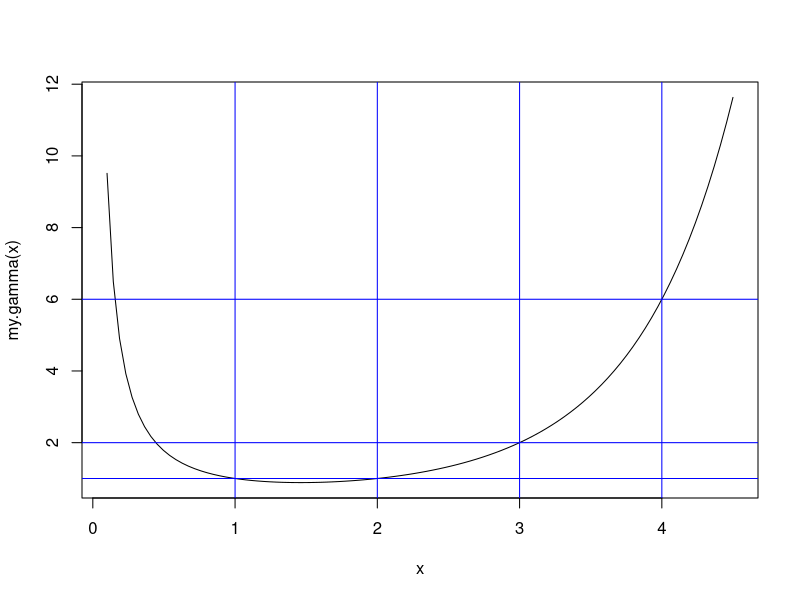
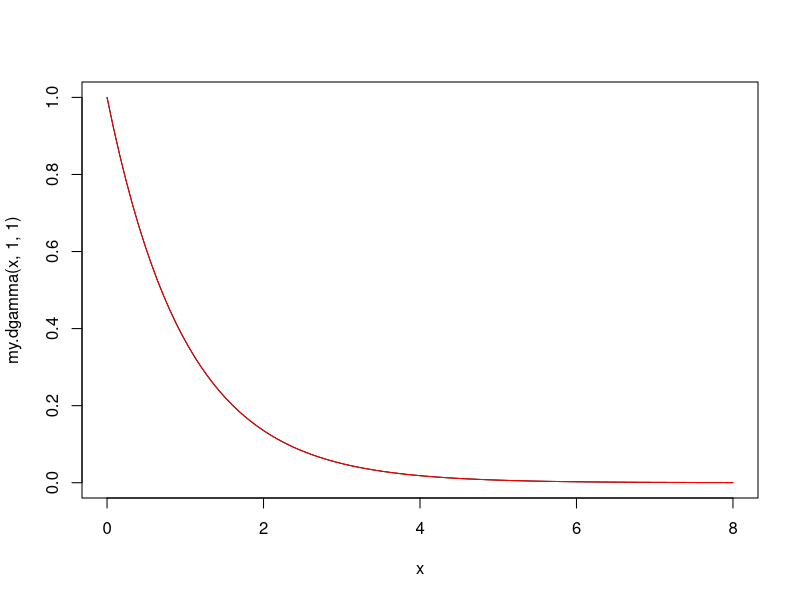
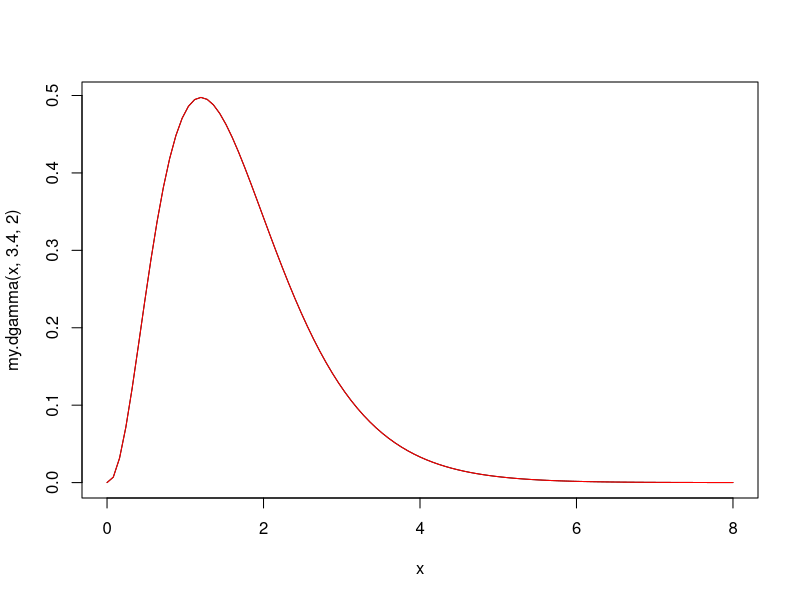
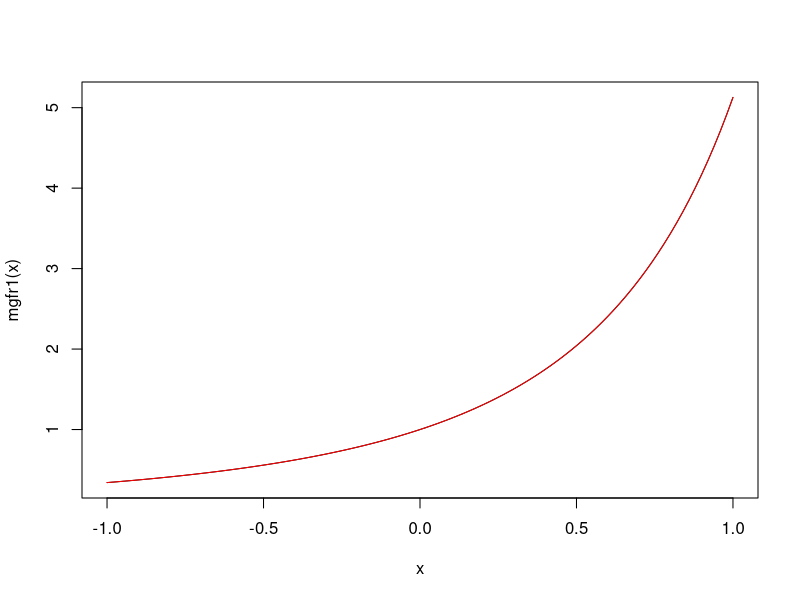
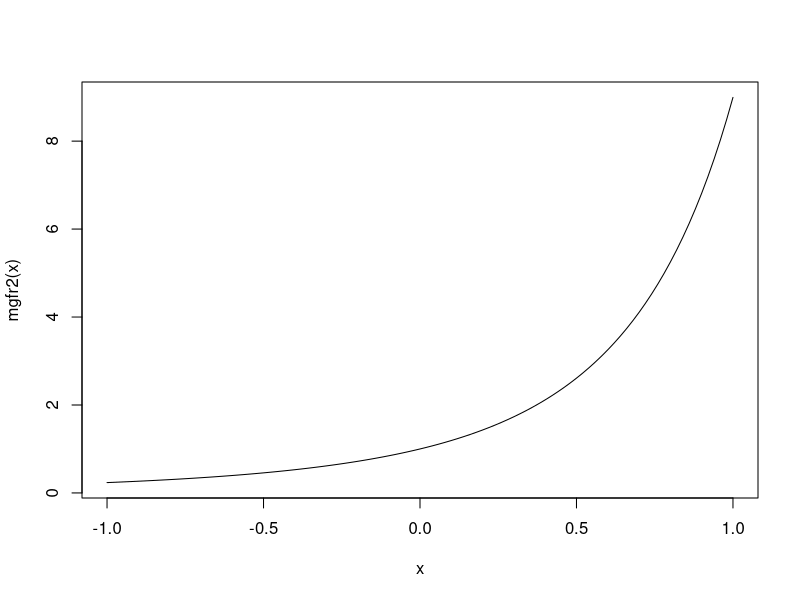
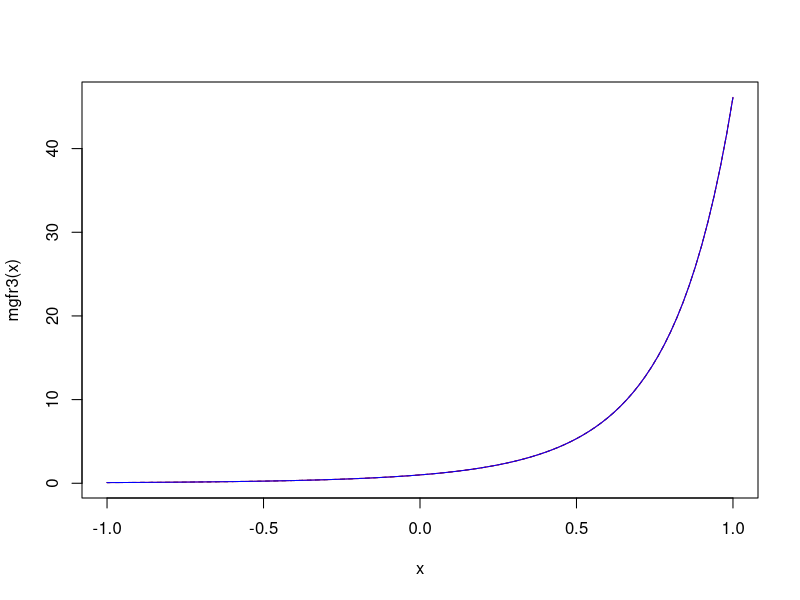
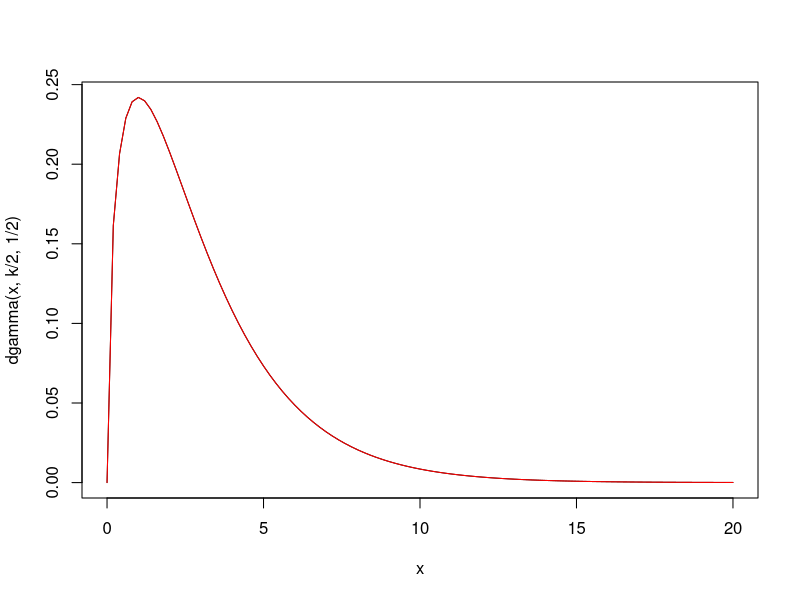
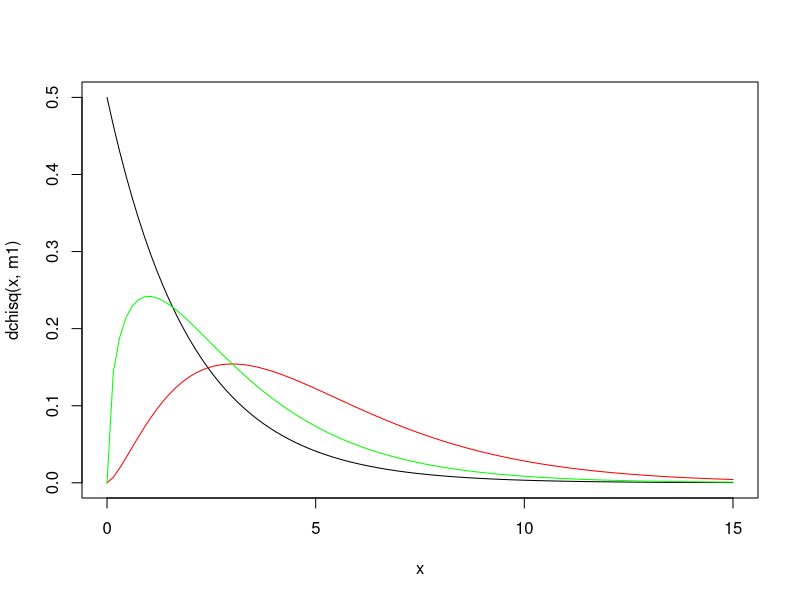

Reproduce these figures in R, in order.
#Math E-156 Script 8A-GammaChiSquare.R

#Topic 1 - properties of the gamma function
#Its definition as an improper integral
my.gamma<-Vectorize(function(r) integrate(function(x) x^(r-1)*exp(-x), 0, Inf)$val)
#When the argument is an integer, gamma(n+1) = n!
my.gamma(c(2:8))  #(n-1)!

#When the argument is 1/2, the function value is the square root of pi
my.gamma(0.5)^2

#The integral defnes the function for any positive x
curve(my.gamma(x), from = 0.1, to = 4.5)

#It interpolates the factorial function nicely
abline(v = c(1:4), col = "blue")
abline(h = c(1,2,6), col = "blue")

#Integer argument or not, gamma(r+1) = r gamma(r)
my.gamma(5)/my.gamma(4)   #same as for factorials
my.gamma(5.34)/my.gamma(4.34)   #works also for non-integers

#Topic 2 - density function for the gamma distribution

#The gamma fuction is needed to normalize the pdf for the gamma distribution
my.dgamma <- Vectorize(function(x, r, lambda) (lambda^r/my.gamma(r))*x^(r-1)*exp(-lambda*x), vectorize.args = "x")
#r = 1 gives the exponential distribution
curve(my.dgamma(x,1,1), from = 0, to = 8)
curve(dexp(x,1),col = "red", add = T)

#The function we just defined is the same as the R density function dgamma()
integrate(function(x) my.dgamma(x, 3.4, 2), 0, Inf)  #properly normalized
curve(my.dgamma(x,3.4,2), from = 0, to = 8)
curve(dgamma(x,3.4,2), col = "red", add = T) #same as the built-in function

#Topic 3 - moment generating function for the gamma distribution

#Choose a rate parameter lambda and two different scale parameters r1 and r2
lambda <- 2.5; r1 <- 3.2; r2 <- 4.3
#Work out the mgf for r1 by integration
#This is what we must integrate to get the expectation of exp(xY)
density <- Vectorize(function(x,y) exp(x*y)*dgamma(x,r1, lambda),vectorize.args = 'x')
#Integrate over y to get the moment generating function
mgfr1 <- function(x) sapply(x, function(y) integrate(density, lower=0, upper=20, y=y)$val)
curve(mgfr1(x), from = -1, to =1, lty = 1)

#Compare with the closed-form expression for the mgf
curve((lambda/(lambda-x))^r1, col = "red", add = T)

#We can find the expectation and variance by taking derivatives
h <- 0.00001; M1<-(mgfr1(h)-mgfr1(0))/h; M1 ; r1/lambda  #expectation
h <- 0.0001; M2<-(mgfr1(h)+mgfr1(-h) - 2*mgfr1(0))/h^2; M2   #second moment
M2 - M1^2 ; r1/lambda^2    #the variance

#Work out the mgf for r2 by integration in exactly the same way
density2 <- Vectorize(function(x,y) exp(x*y)*dgamma(x,r2, lambda),vectorize.args = 'x')
mgfr2 <- function(x) sapply(x, function(y) integrate(density2, lower=0, upper=20, y=y)$val)
curve(mgfr2(x), from = -1, to =1, lty = 1)

#Work out the mgf for parameter r1+r2 by integration
density3 <- Vectorize(function(x,y) exp(x*y)*dgamma(x,r1+r2, lambda),vectorize.args = 'x')
mgfr3 <- function(x) sapply(x, function(y) integrate(density3, lower=0, upper=20, y=y)$val)
curve(mgfr3(x), from = -1, to =1, lty = 2)
h <- 0.00001; M1<-(mgfr3(h)-mgfr3(0))/h; M1 ; (r1+r2)/lambda  #expectation

#Multiply the earlier mgfs to get the mgf for the sum of gamma random variables
curve(mgfr1(x)*mgfr2(x), col = "red", add = T)
curve((lambda/(lambda-x))^(r1+r2), col = "blue", add = T)


#Topic 4 - the connection between the chi square and gamma distribution

#Look at a gamma distribution with rate parameter 1/2, scale parameter k/2
k <- 3   #change this to whatever integer you like
curve(dgamma(x,k/2,1/2), from = 0, to = 20)
#Compare with the chi square density for k degrees of freedom
curve(dchisq(x,k), col = "red", add = TRUE)

#Sum three chi-squared random variables
#Just as when we added gamma variables, the parameters add
m1 <- 2; m2 <- 5; m3 <- 3
curve(dchisq(x, m1), xlim = c(0,15))
curve(dchisq(x, m2), col = "red", add = T)
curve(dchisq(x, m3), col = "green", add = T)

#Take one sample from each and add them together
N <- 10^4; sums <- numeric(N)
for (i in 1:N) {
  sums[i] <- rchisq(1,m1)+ rchisq(1,m2)+ rchisq(1,m3)
}
hist(sums, breaks = "fd", freq = FALSE)
#The distribution matches a chi square distribution where we add up the parameters
curve(dchisq(x, m1+m2+m3), col = "red", add = TRUE)

#Topic 5 - the connection between the chi square and normal distributions

#Sample from a standard normal N(0,1) distribution, but square each sample
N <- 10^4; squares <- numeric(N)
for (i in 1:N) {
  squares[i] <- rnorm(1)^2
}
hist(squares, xlim = c(0,8),breaks = "fd", freq = FALSE)
#We get a chi square distribution with one degree of freedom
curve(dchisq(x,1), col = "red", add = TRUE)

#Now take k samples from a standard normal distribution and sum their squares
N <- 10^4; sumsquares <- numeric(N); k <- 6
for (i in 1:N) {
  x <- rnorm(k)
  sumsquares[i] <- sum(x^2)
}
hist(sumsquares, xlim = c(0,4*k),breaks = "fd", freq = FALSE)
#We get a chi square distribution with k degrees of freedom
curve(dchisq(x,k), col = "red", add = TRUE)

